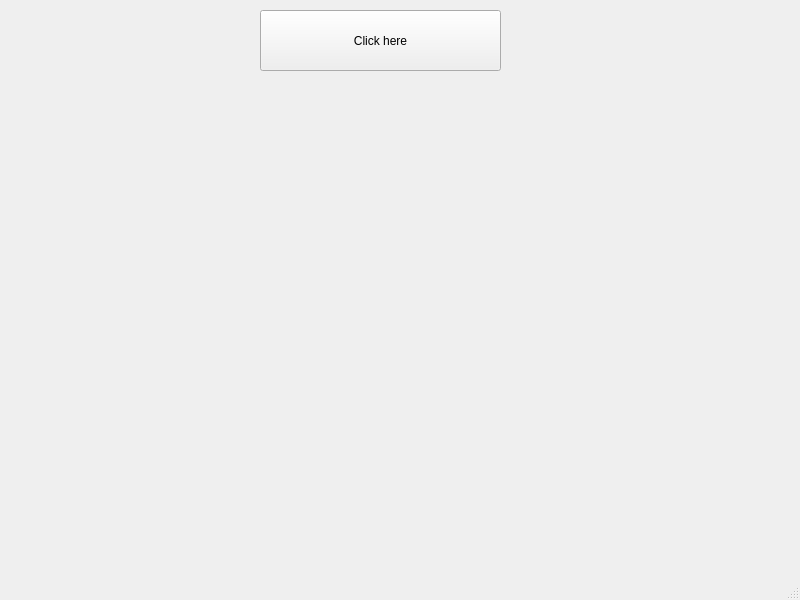
<?xml version="1.0" encoding="UTF-8"?>
<ui version="4.0">
 <class>MainWindow</class>
 <widget class="QMainWindow" name="MainWindow">
  <property name="geometry">
   <rect>
    <x>0</x>
    <y>0</y>
    <width>800</width>
    <height>600</height>
   </rect>
  </property>
  <property name="windowTitle">
   <string>MainWindow</string>
  </property>
  <widget class="QWidget" name="centralwidget">
   <widget class="QPushButton" name="pushButton">
    <property name="geometry">
     <rect>
      <x>260</x>
      <y>10</y>
      <width>241</width>
      <height>61</height>
     </rect>
    </property>
    <property name="text">
     <string>Click here</string>
    </property>
   </widget>
  </widget>
  <widget class="QMenuBar" name="menubar">
   <property name="geometry">
    <rect>
     <x>0</x>
     <y>0</y>
     <width>800</width>
     <height>26</height>
    </rect>
   </property>
  </widget>
  <widget class="QStatusBar" name="statusbar"/>
 </widget>
 <resources/>
 <connections/>
</ui>
